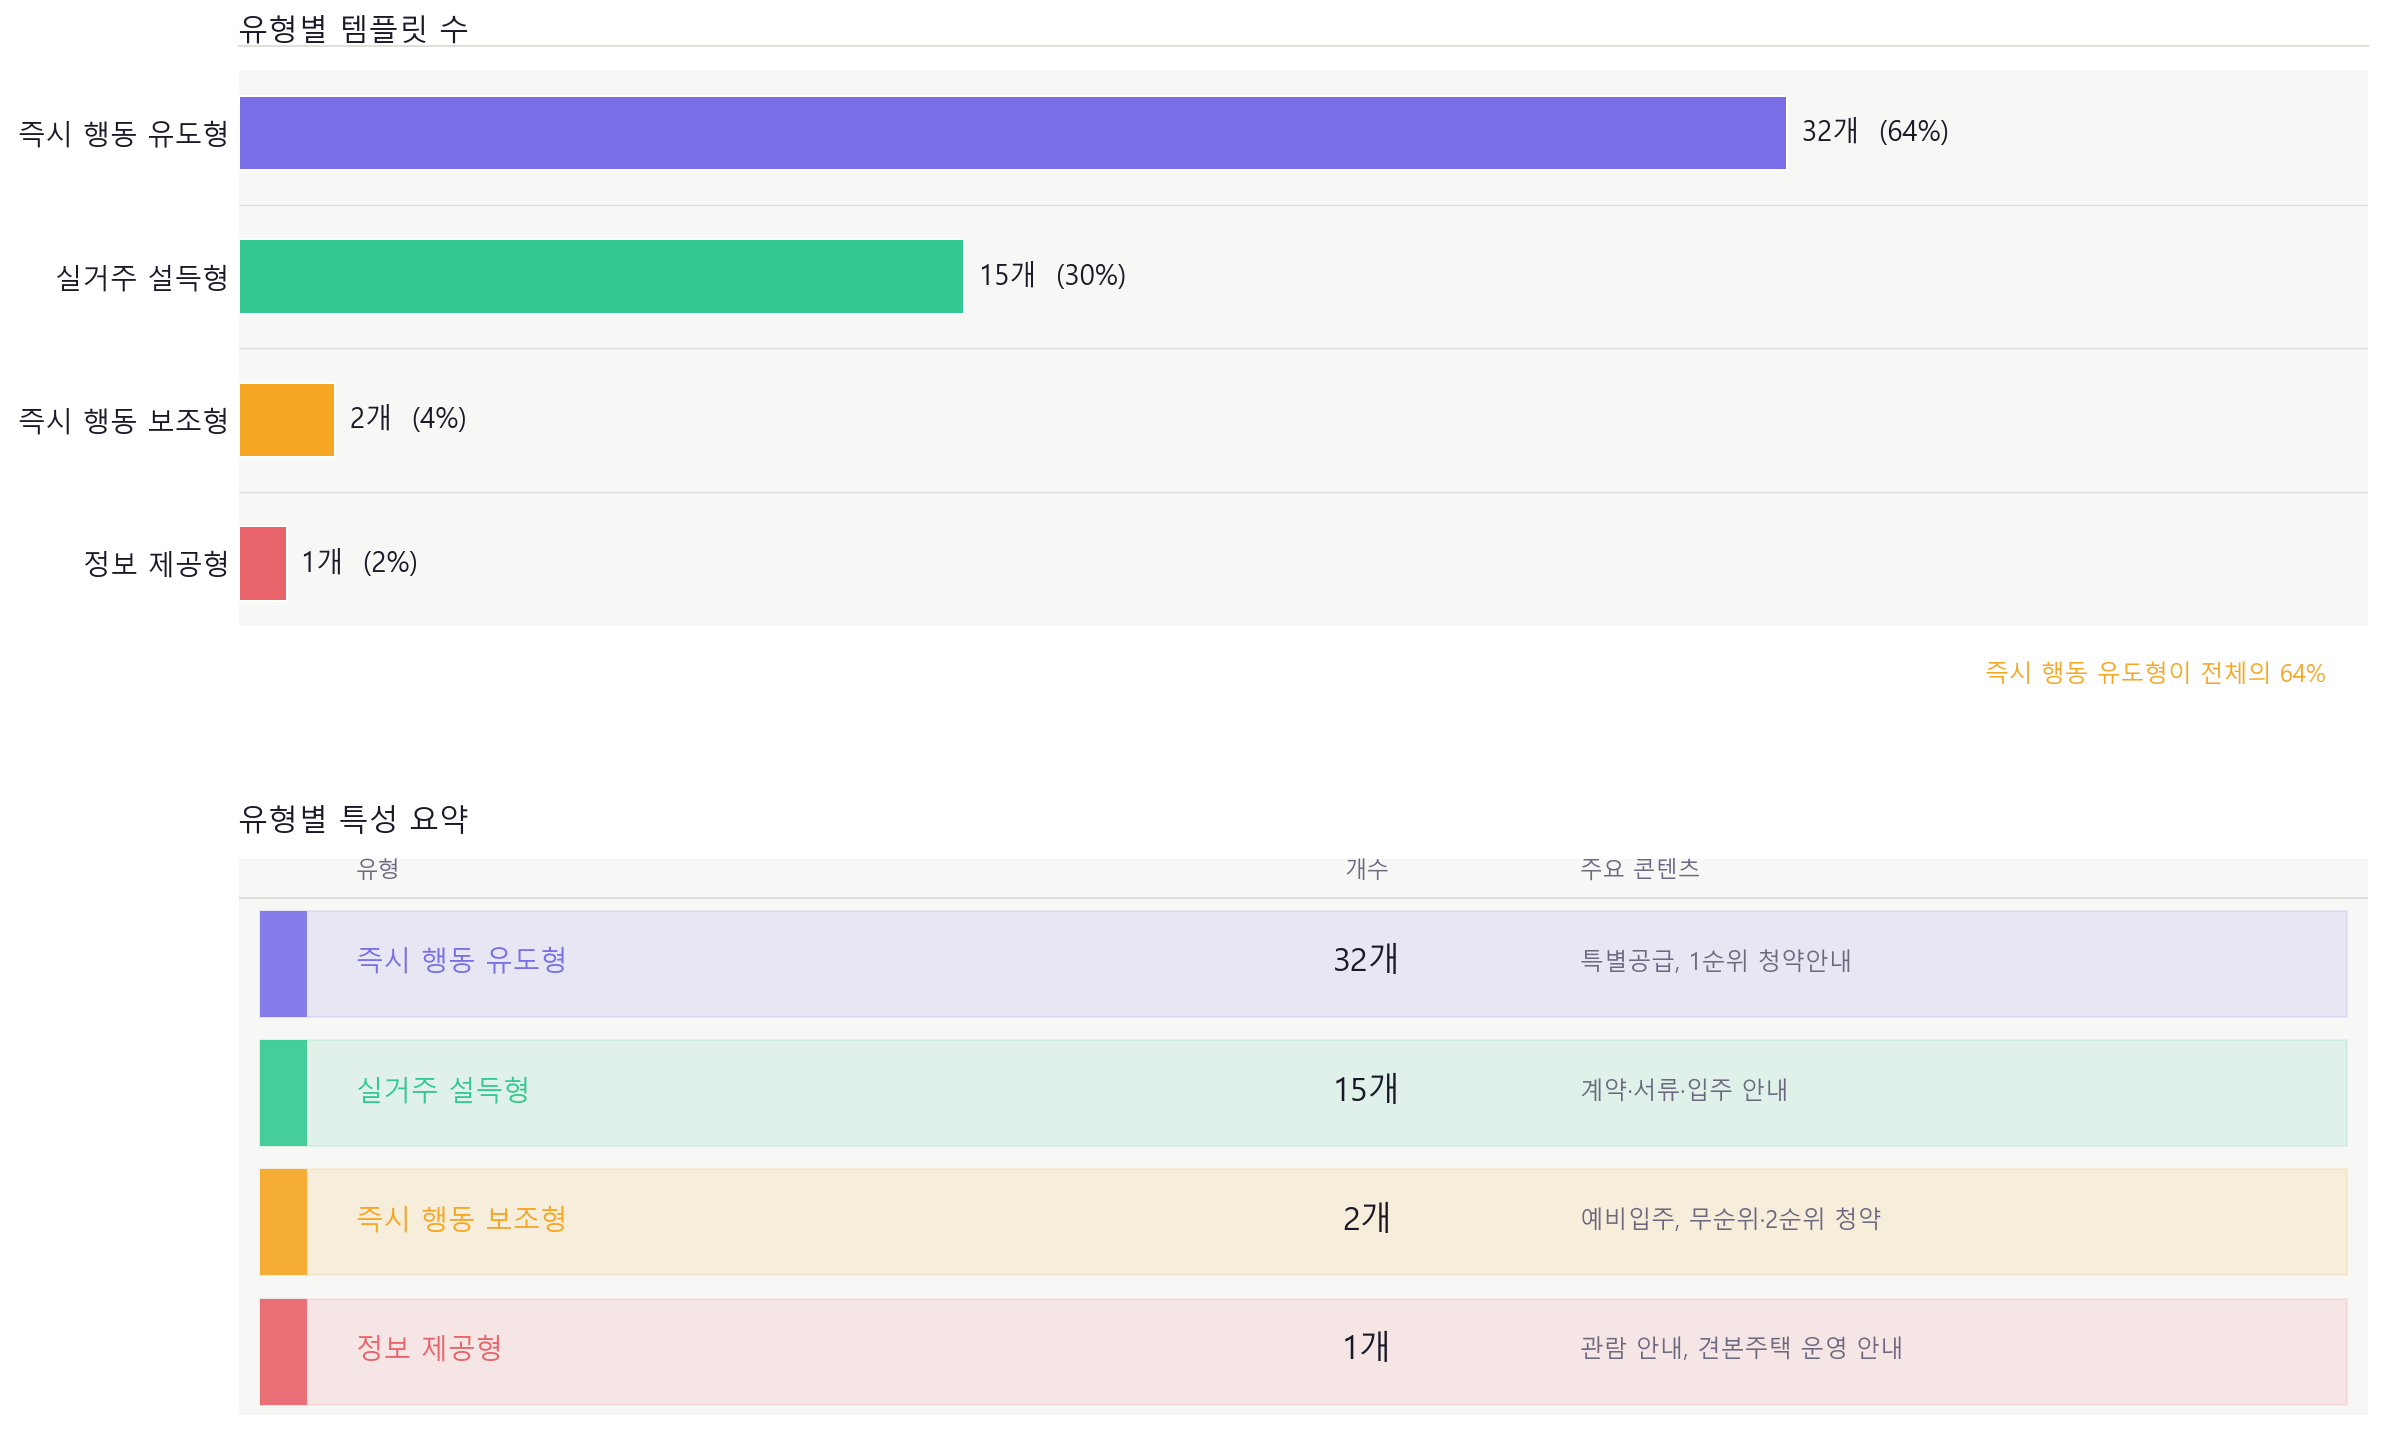

Here is the Python script that generated this plot:
"""
광고 템플릿 유형 분류 시각화 — ①유형별 수 + ④특성 요약
실행: python type_viz_14.py
의존성: pip install pandas matplotlib openpyxl
"""

import pandas as pd
import json
import numpy as np
import matplotlib
matplotlib.use('Agg')
import matplotlib.pyplot as plt
import matplotlib.font_manager as fm
import matplotlib.gridspec as gridspec
import matplotlib.patches as mpatches
import platform
import os

# ── 한글 폰트 ─────────────────────────────────────────────────────────
FONT_PATH = None
_candidates = []
if platform.system() == 'Darwin':
    _candidates = ['/System/Library/Fonts/AppleSDGothicNeo.ttc',
                   '/Library/Fonts/AppleGothic.ttf']
elif platform.system() == 'Windows':
    _candidates = ['C:/Windows/Fonts/malgun.ttf',
                   'C:/Windows/Fonts/NanumGothic.ttf']
else:
    _candidates = [
        '/usr/share/fonts/opentype/noto/NotoSansCJK-Regular.ttc',
        '/usr/share/fonts/truetype/nanum/NanumGothic.ttf',
    ]

for path in _candidates:
    if os.path.exists(path):
        FONT_PATH = path
        break

if FONT_PATH:
    fm.fontManager.addfont(FONT_PATH)
    FP   = fm.FontProperties(fname=FONT_PATH)
    FP_B = fm.FontProperties(fname=FONT_PATH, weight='bold')
else:
    FP = FP_B = fm.FontProperties()

def fp(size=10, bold=False):
    base = FP_B if bold else FP
    p = fm.FontProperties(fname=base.get_file() or None)
    p.set_size(size)
    if bold:
        p.set_weight('bold')
    return p

plt.rcParams['axes.unicode_minus'] = False

# ── 색상 ──────────────────────────────────────────────────────────────
BG      = '#FFFFFF'
CARD    = '#F7F7F5'
GRID    = '#E0DED8'
C_TEXT  = '#1A1928'
C_MUTED = '#6B6880'
C_ACC   = '#F5A623'

TYPE_COLORS = {
    '즉시 행동 유도형': '#7B6FE8',
    '실거주 설득형':    '#34C992',
    '즉시 행동 보조형': '#F5A623',
    '정보 제공형':      '#E8636A',
}

TYPE_ORDER = ['즉시 행동 유도형', '실거주 설득형', '즉시 행동 보조형', '정보 제공형']

# ── 유형 정의 (표 기준) ───────────────────────────────────────────────
TYPE_DATA = {
    '즉시 행동 유도형': {'count': 32, 'sub': '특별공급, 1순위 청약안내'},
    '실거주 설득형':    {'count': 15, 'sub': '계약·서류·입주 안내'},
    '즉시 행동 보조형': {'count':  2, 'sub': '예비입주, 무순위·2순위 청약'},
    '정보 제공형':      {'count':  1, 'sub': '관람 안내, 견본주택 운영 안내'},
}
total = sum(v['count'] for v in TYPE_DATA.values())

# ── 레이아웃 ──────────────────────────────────────────────────────────
fig = plt.figure(figsize=(13, 9), facecolor=BG)

gs = gridspec.GridSpec(2, 1, figure=fig,
    top=0.90, bottom=0.07, left=0.06, right=0.97, hspace=0.42)

ax_bar  = fig.add_subplot(gs[0])
ax_card = fig.add_subplot(gs[1])

# 제목
#fig.text(0.06, 0.96, '광고 템플릿 유형 분류 분석',
    #     fontproperties=fp(20, bold=True), color=C_TEXT, va='top')

fig.add_artist(plt.Line2D([0.06, 0.97], [0.915, 0.915],
    transform=fig.transFigure, color=GRID, lw=0.8))

def style_ax(ax, title):
    ax.set_facecolor(CARD)
    for sp in ax.spines.values():
        sp.set_visible(False)
    ax.tick_params(colors=C_MUTED, labelsize=9, length=0)
    ax.set_title(title, fontproperties=fp(12, bold=True),
                 color=C_TEXT, pad=12, loc='left')

# ══════════════════════════════════════════════════════════════════════
# CHART 1 — 유형별 템플릿 수 (가로 막대)
# ══════════════════════════════════════════════════════════════════════
style_ax(ax_bar, '유형별 템플릿 수')

y      = np.arange(len(TYPE_ORDER))
counts = [TYPE_DATA[t]['count'] for t in TYPE_ORDER]
colors = [TYPE_COLORS[t] for t in TYPE_ORDER]

bars = ax_bar.barh(y, counts, height=0.52,
                    color=colors, edgecolor=BG, linewidth=0.8, zorder=3)

for i, (bar, cnt) in enumerate(zip(bars, counts)):
    pct = cnt / total * 100
    ax_bar.text(cnt + 0.3, i,
                f'{cnt}개  ({pct:.0f}%)',
                va='center', fontproperties=fp(11, bold=True),
                color=C_TEXT, zorder=4)

ax_bar.set_yticks(y)
ax_bar.set_yticklabels(TYPE_ORDER, fontproperties=fp(11))
for lbl in ax_bar.get_yticklabels():
    lbl.set_color(C_TEXT)
ax_bar.set_xlim(0, max(counts) + 12)
ax_bar.set_xticks([])
ax_bar.invert_yaxis()
for i in range(len(TYPE_ORDER) - 1):
    ax_bar.axhline(i + 0.5, color=GRID, lw=0.5, zorder=1)
ax_bar.text(0.98, -0.10, '즉시 행동 유도형이 전체의 64%',
            transform=ax_bar.transAxes, ha='right',
            fontproperties=fp(9.5), color=C_ACC, style='italic')

# ══════════════════════════════════════════════════════════════════════
# CHART 2 — 유형별 특성 요약 카드
# ══════════════════════════════════════════════════════════════════════
ax_card.set_facecolor(CARD)
for sp in ax_card.spines.values():
    sp.set_visible(False)
ax_card.set_xticks([])
ax_card.set_yticks([])
ax_card.set_title('유형별 특성 요약', fontproperties=fp(12, bold=True),
                   color=C_TEXT, pad=12, loc='left')
ax_card.set_xlim(0, 10)
ax_card.set_ylim(0, len(TYPE_ORDER) + 0.3)

for i, t in enumerate(TYPE_ORDER):
    yc  = len(TYPE_ORDER) - 1 - i
    clr = TYPE_COLORS[t]
    d   = TYPE_DATA[t]

    # 카드 배경
    ax_card.add_patch(plt.Rectangle(
        (0.1, yc + 0.08), 9.8, 0.82,
        facecolor=clr, alpha=0.12,
        edgecolor=clr, linewidth=0.8, zorder=2
    ))
    # 색상 인디케이터 바
    ax_card.add_patch(plt.Rectangle(
        (0.1, yc + 0.08), 0.22, 0.82,
        facecolor=clr, alpha=0.9, zorder=3
    ))
    # 유형명
    ax_card.text(0.55, yc + 0.50, t,
                 va='center', fontproperties=fp(11, bold=True),
                 color=clr, zorder=4)
    # 개수
    ax_card.text(5.3, yc + 0.50, f'{d["count"]}개',
                 va='center', ha='center',
                 fontproperties=fp(13, bold=True), color=C_TEXT, zorder=4)
    # 주요 콘텐츠
    ax_card.text(6.3, yc + 0.50, d['sub'],
                 va='center', fontproperties=fp(9.5), color=C_MUTED, zorder=4)

# 컬럼 헤더
ax_card.text(0.55, len(TYPE_ORDER) + 0.12, '유형',
             va='bottom', fontproperties=fp(9, bold=True), color=C_MUTED)
ax_card.text(5.3,  len(TYPE_ORDER) + 0.12, '개수',
             ha='center', va='bottom',
             fontproperties=fp(9, bold=True), color=C_MUTED)
ax_card.text(6.3,  len(TYPE_ORDER) + 0.12, '주요 콘텐츠',
             va='bottom', fontproperties=fp(9, bold=True), color=C_MUTED)
ax_card.axhline(len(TYPE_ORDER), color=GRID, lw=0.8)

# ── 저장 ──────────────────────────────────────────────────────────────
plt.savefig('type_viz_14.png', dpi=180, bbox_inches='tight', facecolor=BG)
print('저장 완료: type_viz_14.png')
plt.show()
